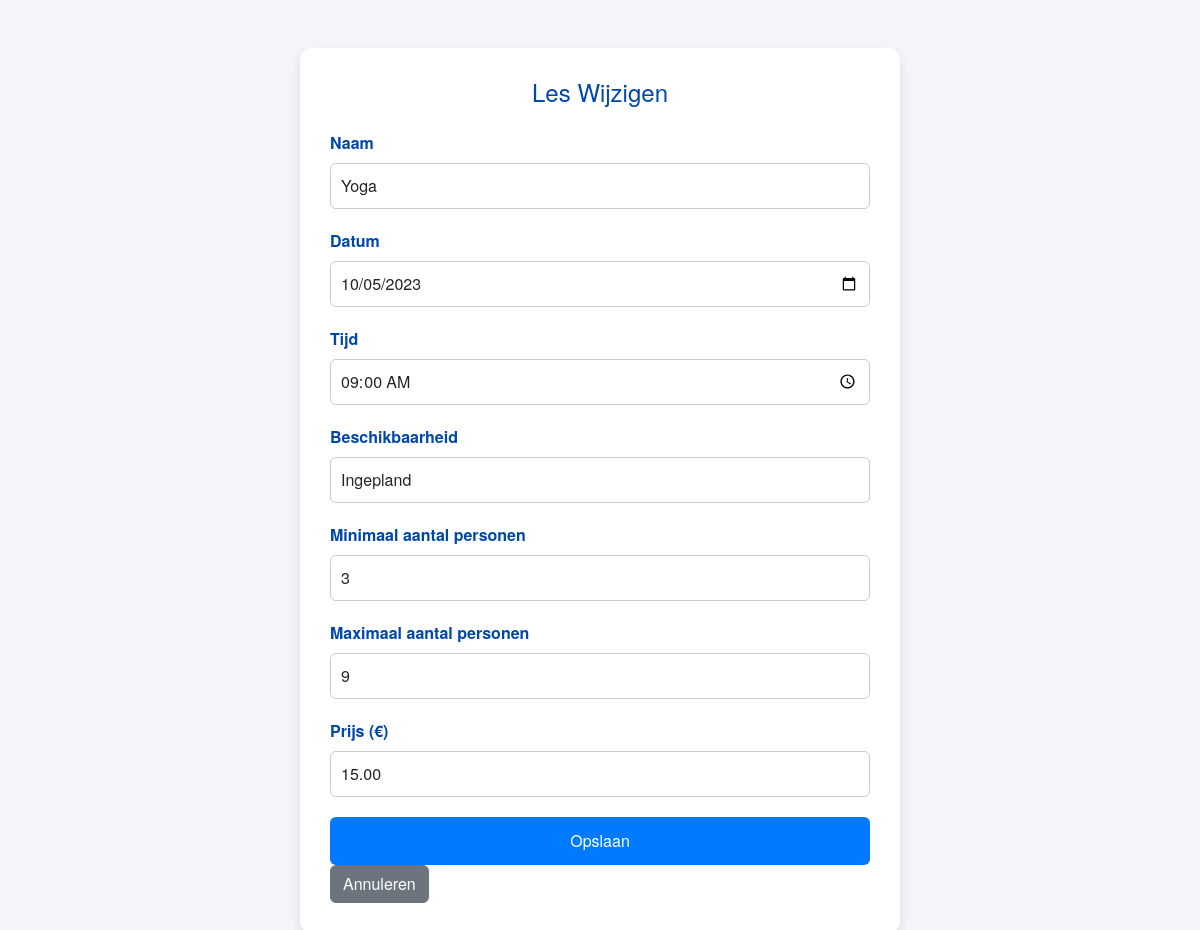
Screenshot of /LesOverzicht/public/wijzigen_lesson.php?id=1 with the database file from the repository.
### tables this page shows
CREATE TABLE Les (
    Id INT NOT NULL AUTO_INCREMENT,
    Naam VARCHAR(50) NOT NULL,
    Datum DATE NOT NULL,
    Tijd TIME NOT NULL,
    MinAantalPersonen TINYINT NOT NULL,
    MaxAantalPersonen TINYINT NOT NULL,
    Beschikbaarheid VARCHAR(50) NOT NULL,
    Prijs DECIMAL(10, 2) NOT NULL,  
    Isactief BIT NOT NULL,
    Opmerking VARCHAR(250),
    Datumaangemaakt DATETIME(6) NOT NULL,
    Datumgewijzigd DATETIME(6) NOT NULL,
    PRIMARY KEY (Id)
);

### LesOverzicht/public/wijzigen_lesson.php (the view, shortened to what this page needs)
<?php
$servername = "localhost";
$username = "root";
$password = "";
$dbname = "fitforfun";
$conn = new mysqli($servername, $username, $password, $dbname);
if (isset($_GET["id"])) {
    $id = intval($_GET["id"]);
    $sql = "SELECT * FROM Les WHERE Id = ?";
    $stmt = $conn->prepare($sql);
    $stmt->bind_param("i", $id);
    $stmt->execute();
    $result = $stmt->get_result();
    $les = $result->fetch_assoc();
} else {
    die("Geen les-ID opgegeven.");
}
?>
<!DOCTYPE html>
<html lang="nl">
<head>
    <link href="https://stackpath.bootstrapcdn.com/bootstrap/5.3.0/css/bootstrap.min.css" rel="stylesheet">
    <link rel="stylesheet" href="formulier.css">
</head>
<body>
    <div class="container mt-5">
        <h1 class="mb-4">Les Wijzigen</h1>
        <form method="POST" action="wijzigen_lesson.php?id=<?php echo $les['Id']; ?>">
            <div class="mb-3">
                <label for="naam" class="form-label">Naam</label>
                <input type="text" class="form-control" id="naam" name="naam" value="<?php echo htmlspecialchars($les['Naam']); ?>" required>
            </div>
            <div class="mb-3">
                <label for="datum" class="form-label">Datum</label>
                <input type="date" class="form-control" id="datum" name="datum" value="<?php echo htmlspecialchars($les['Datum']); ?>" required>
            </div>
            <div class="mb-3">
                <label for="tijd" class="form-label">Tijd</label>
                <input type="time" class="form-control" id="tijd" name="tijd" value="<?php echo htmlspecialchars($les['Tijd']); ?>" required>
            </div>
            <div class="mb-3">
                <label for="beschikbaarheid" class="form-label">Beschikbaarheid</label>
                <input type="text" class="form-control" id="beschikbaarheid" name="beschikbaarheid" value="<?php echo htmlspecialchars($les['Beschikbaarheid']); ?>" required>
            </div>
            <div class="mb-3">
                <label for="minAantalPersonen" class="form-label">Minimaal aantal personen</label>
                <input type="number" class="form-control" id="minAantalPersonen" name="minAantalPersonen" value="<?php echo htmlspecialchars($les['MinAantalPersonen']); ?>" required>
            </div>
            <div class="mb-3">
                <label for="maxAantalPersonen" class="form-label">Maximaal aantal personen</label>
                <input type="number" class="form-control" id="maxAantalPersonen" name="maxAantalPersonen" value="<?php echo htmlspecialchars($les['MaxAantalPersonen']); ?>" required>
            </div>
            <div class="mb-3">
                <label for="prijs" class="form-label">Prijs (€)</label>
                <input type="number" step="0.01" class="form-control" id="prijs" name="prijs" value="<?php echo htmlspecialchars($les['Prijs']); ?>" required>
            </div>
            <button type="submit" class="btn btn-primary">Opslaan</button>
            <a href="lessen.php" class="btn btn-secondary">Annuleren</a>
        </form>
    </div>
</body>
</html>

### LesOverzicht/public/formulier.css (style rules this page uses)
body { background-color: #f4f4f9; font-family: 'Helvetica Neue', Arial, sans-serif; color: #333; display: flex; justify-content: center; align-items: center; min-height: 100vh; margin: 0; }
.container { background-color: #ffffff; color: #0047AB; padding: 30px; border-radius: 12px; box-shadow: 0 6px 12px rgba(0, 0, 0, 0.1); max-width: 600px; width: 100%; }
h1 { text-align: center; margin-bottom: 30px; font-size: 24px; color: #0047AB; }
.form-label { font-weight: 600; }
.form-control, .form-select { margin-bottom: 20px; padding: 10px; border: 1px solid #ccc; border-radius: 6px; width: 100%; box-sizing: border-box; }
.btn-primary { background-color: #007BFF; border: none; width: 100%; padding: 12px; font-size: 16px; color: white; border-radius: 6px; transition: background-color 0.3s ease; }

### rows the page displays
les: naam "Yoga", datum "10/05/2023", tijd "09:00:00", beschikbaarheid "Ingepland", minAantalPersonen "3", maxAantalPersonen "9", prijs "15.00"
